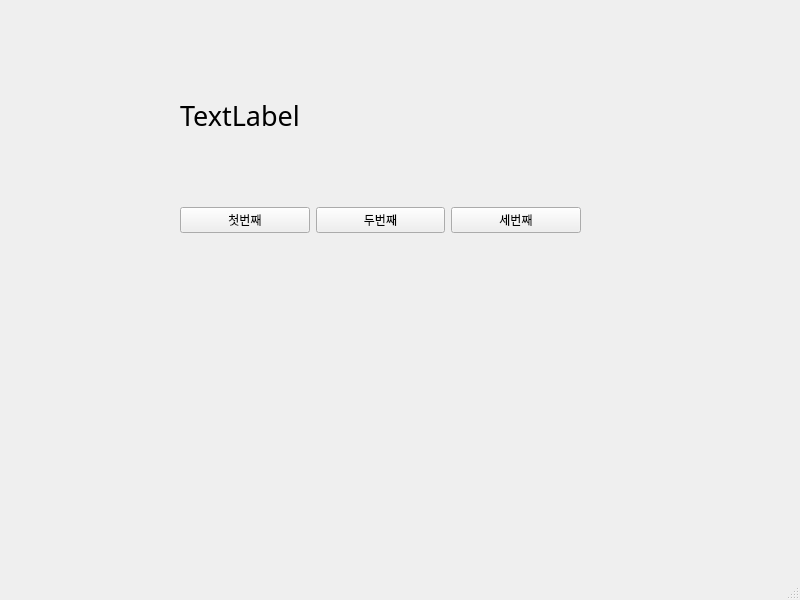
<?xml version="1.0" encoding="UTF-8"?>
<ui version="4.0">
 <class>MainWindow</class>
 <widget class="QMainWindow" name="MainWindow">
  <property name="geometry">
   <rect>
    <x>0</x>
    <y>0</y>
    <width>800</width>
    <height>600</height>
   </rect>
  </property>
  <property name="windowTitle">
   <string>MainWindow</string>
  </property>
  <widget class="QWidget" name="centralwidget">
   <widget class="QWidget" name="horizontalLayoutWidget">
    <property name="geometry">
     <rect>
      <x>180</x>
      <y>180</y>
      <width>401</width>
      <height>80</height>
     </rect>
    </property>
    <layout class="QHBoxLayout" name="horizontalLayout">
     <item>
      <widget class="QPushButton" name="pushButton_3">
       <property name="text">
        <string>첫번째</string>
       </property>
      </widget>
     </item>
     <item>
      <widget class="QPushButton" name="pushButton_2">
       <property name="text">
        <string>두번째</string>
       </property>
      </widget>
     </item>
     <item>
      <widget class="QPushButton" name="pushButton">
       <property name="text">
        <string>세번째</string>
       </property>
      </widget>
     </item>
    </layout>
   </widget>
   <widget class="QLabel" name="label">
    <property name="geometry">
     <rect>
      <x>180</x>
      <y>90</y>
      <width>401</width>
      <height>51</height>
     </rect>
    </property>
    <property name="font">
     <font>
      <family>굴림체</family>
      <pointsize>20</pointsize>
     </font>
    </property>
    <property name="text">
     <string>TextLabel</string>
    </property>
   </widget>
  </widget>
  <widget class="QMenuBar" name="menubar">
   <property name="geometry">
    <rect>
     <x>0</x>
     <y>0</y>
     <width>800</width>
     <height>22</height>
    </rect>
   </property>
  </widget>
  <widget class="QStatusBar" name="statusbar"/>
 </widget>
 <resources/>
 <connections>
  <connection>
   <sender>pushButton_3</sender>
   <signal>clicked()</signal>
   <receiver>MainWindow</receiver>
   <slot>firstClick()</slot>
   <hints>
    <hint type="sourcelabel">
     <x>222</x>
     <y>239</y>
    </hint>
    <hint type="destinationlabel">
     <x>252</x>
     <y>265</y>
    </hint>
   </hints>
  </connection>
  <connection>
   <sender>pushButton_2</sender>
   <signal>clicked()</signal>
   <receiver>MainWindow</receiver>
   <slot>secondClick()</slot>
   <hints>
    <hint type="sourcelabel">
     <x>398</x>
     <y>240</y>
    </hint>
    <hint type="destinationlabel">
     <x>425</x>
     <y>268</y>
    </hint>
   </hints>
  </connection>
  <connection>
   <sender>pushButton</sender>
   <signal>clicked()</signal>
   <receiver>MainWindow</receiver>
   <slot>thirdClick()</slot>
   <hints>
    <hint type="sourcelabel">
     <x>522</x>
     <y>239</y>
    </hint>
    <hint type="destinationlabel">
     <x>564</x>
     <y>270</y>
    </hint>
   </hints>
  </connection>
 </connections>
 <slots>
  <slot>firstClick()</slot>
  <slot>secondClick()</slot>
  <slot>thirdClick()</slot>
 </slots>
</ui>
